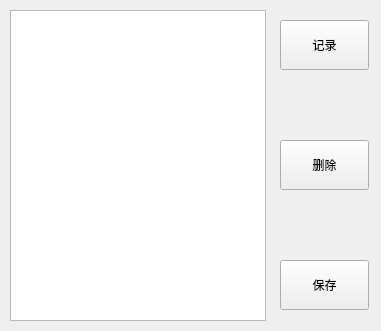
<?xml version="1.0" encoding="UTF-8"?>
<ui version="4.0">
 <class>climbot5d_teach_record</class>
 <widget class="QWidget" name="climbot5d_teach_record">
  <property name="geometry">
   <rect>
    <x>0</x>
    <y>0</y>
    <width>381</width>
    <height>331</height>
   </rect>
  </property>
  <property name="windowTitle">
   <string>示教记录</string>
  </property>
  <widget class="QPushButton" name="pushButton_2">
   <property name="geometry">
    <rect>
     <x>280</x>
     <y>20</y>
     <width>89</width>
     <height>50</height>
    </rect>
   </property>
   <property name="text">
    <string>记录</string>
   </property>
  </widget>
  <widget class="QPushButton" name="pushButton_3">
   <property name="geometry">
    <rect>
     <x>280</x>
     <y>260</y>
     <width>89</width>
     <height>50</height>
    </rect>
   </property>
   <property name="text">
    <string>保存</string>
   </property>
  </widget>
  <widget class="QListWidget" name="listWidget">
   <property name="geometry">
    <rect>
     <x>10</x>
     <y>10</y>
     <width>256</width>
     <height>311</height>
    </rect>
   </property>
  </widget>
  <widget class="QPushButton" name="pushButton_4">
   <property name="geometry">
    <rect>
     <x>280</x>
     <y>140</y>
     <width>89</width>
     <height>50</height>
    </rect>
   </property>
   <property name="text">
    <string>删除</string>
   </property>
  </widget>
 </widget>
 <resources/>
 <connections>
  <connection>
   <sender>pushButton_4</sender>
   <signal>clicked()</signal>
   <receiver>climbot5d_teach_record</receiver>
   <slot>delete_data()</slot>
   <hints>
    <hint type="sourcelabel">
     <x>321</x>
     <y>155</y>
    </hint>
    <hint type="destinationlabel">
     <x>306</x>
     <y>183</y>
    </hint>
   </hints>
  </connection>
  <connection>
   <sender>pushButton_2</sender>
   <signal>clicked()</signal>
   <receiver>climbot5d_teach_record</receiver>
   <slot>take_record()</slot>
   <hints>
    <hint type="sourcelabel">
     <x>329</x>
     <y>258</y>
    </hint>
    <hint type="destinationlabel">
     <x>355</x>
     <y>194</y>
    </hint>
   </hints>
  </connection>
  <connection>
   <sender>pushButton_3</sender>
   <signal>clicked()</signal>
   <receiver>climbot5d_teach_record</receiver>
   <slot>save_teach_file()</slot>
   <hints>
    <hint type="sourcelabel">
     <x>340</x>
     <y>331</y>
    </hint>
    <hint type="destinationlabel">
     <x>311</x>
     <y>353</y>
    </hint>
   </hints>
  </connection>
 </connections>
 <slots>
  <slot>new_teach_file()</slot>
  <slot>delete_data()</slot>
  <slot>take_record()</slot>
  <slot>save_teach_file()</slot>
 </slots>
</ui>
